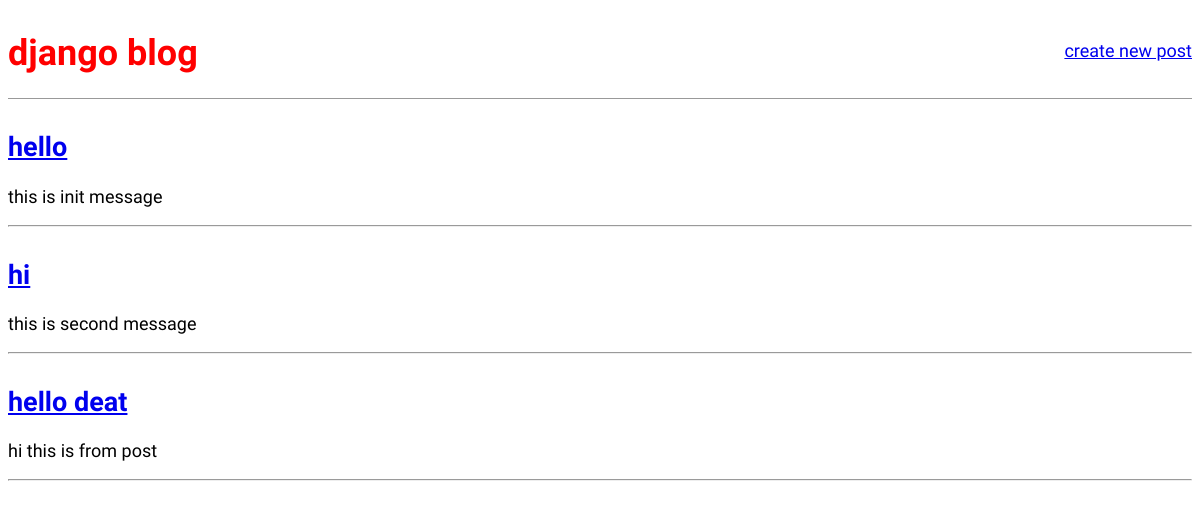
/, run on an earlier commit of the app's database.
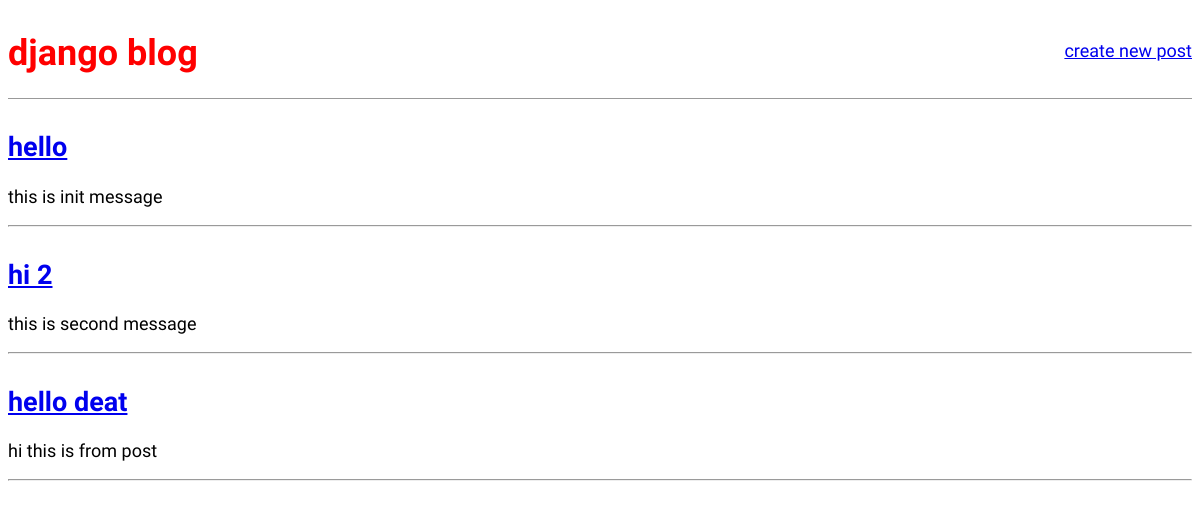
And on a later commit of the database.
### blog/models.py (models this page shows, shortened)
class Post (models.Model):
    title = models.CharField(max_length=50)
    author = models.ForeignKey(
        'auth.User',
        on_delete =models.CASCADE,
    )
    body = models.TextField()

### blog/views.py (the view)
# urls.py: path("",views.BlogListView.as_view(),name='home'),
class BlogListView(ListView):
    model = Post
    template_name = 'blog/home.html'

### templates/blog/home.html (shortened to what this page needs)
{% extends "base.html" %}
{% block content %}
{% for post in post_list %}
<h2><a href="{% url 'post_detail' post.pk %}">{{post.title}}</a></h2>
<p>{{post.body}}</p>
<hr>
{% endfor %}
{% endblock content %}

### templates/base.html (shortened to what this page needs)
{% load static %}
<!DOCTYPE html>
<html lang="en">
<head>
    <link rel="stylesheet" href="{% static 'css/base.css' %}">
    <header>
        <div class='nav-left'>
            <h1><a href="{% url 'home' %}">django blog</a></h1>
        </div>
        <div class='nav-right'>
            <a href="{% url 'new' %}">create new post</a>
        </div>
    </header>
</head>
<body>
    <div>
    {% block content %}{% endblock content %}
    </div>
</body>
</html>

### static/css/base.css (style rules this page uses)
body { font-family: 'Source Sans Pro', sans-serif; font-size: 18px; }
header { border-bottom: 1px solid #999; margin-bottom: 2rem; display: flex; }
header h1 a { color: red; text-decoration: none; }
.nav-left { margin-right: auto; }
.nav-right { display: flex; padding-top: 2rem; }

What changed in the data, as far as the page shows it:
changed Post "this is second message": title "hi" → "hi 2"
